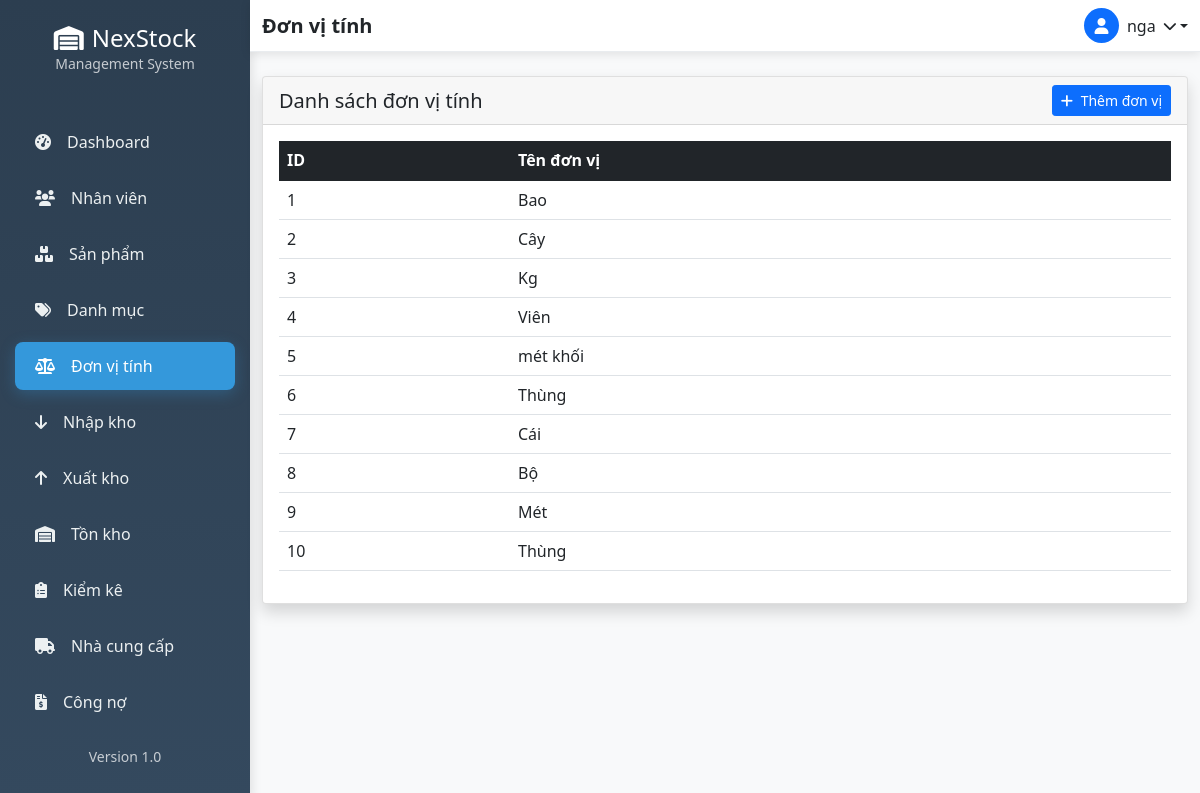
Page /san-pham/units/ (signed in) on the committed database.
### accounts/models.py (models this page shows, shortened)
class NguoiDung(AbstractUser):
    ho_ten = models.CharField(max_length=100, blank=True)
    vai_tro = models.CharField(max_length=20, choices=[
        ('admin', 'Quản trị viên'),
        ('manager', 'Quản lý'),
        ('staff', 'Nhân viên'),
    ], default='staff')
    trang_thai = models.BooleanField(default=True)

### products/models.py (models this page shows, shortened)
class DonViTinh(models.Model):
    ten_don_vi = models.CharField(max_length=50)
    mo_ta = models.TextField(blank=True, null=True)
    trang_thai = models.BooleanField(default=True)
    class Meta:
        verbose_name = "Đơn vị tính"
        verbose_name_plural = "Đơn vị tính"

### products/views.py (the view)
# urls.py: path('units/', views.unit_list, name='unit_list'),
@login_required
def unit_list(request):
    units = DonViTinh.objects.all()  # ← Lấy thật từ DB
    return render(request, 'products/unit_list.html', {'units': units})

### templates/products/unit_list.html (shortened to what this page needs)
{% extends 'base.html' %}
{% block page_title %}Đơn vị tính{% endblock %}
{% block content %}
<div class="card shadow">
  <div class="card-header d-flex justify-content-between align-items-center">
    <h5 class="card-title mb-0">Danh sách đơn vị tính</h5>
    <a href="{% url 'unit_create' %}" class="btn btn-primary btn-sm">
      <i class="fas fa-plus me-1"></i> Thêm đơn vị
    </a>
  </div>
  <div class="card-body">
    <table class="table table-hover">
      <thead class="table-dark">
        <tr>
          <th>ID</th>
          <th>Tên đơn vị</th>
        </tr>
      </thead>
      <tbody>
        {% for u in units %}
        <tr>
          <td>{{ u.id }}</td>
          <td>{{ u.ten_don_vi }}</td>
        </tr>
        {% endfor %}
      </tbody>
    </table>
  </div>
</div>
{% endblock %}

### templates/base.html (shortened to what this page needs)
{% load static %}
<html lang="vi">
<head>
    <link href="https://cdn.jsdelivr.net/npm/bootstrap@5.1.3/dist/css/bootstrap.min.css" rel="stylesheet">
    <link rel="stylesheet" href="https://cdnjs.cloudflare.com/ajax/libs/font-awesome/6.0.0/css/all.min.css">
</head>
<body>
{% if user.is_authenticated %}
<div class="d-flex">
    <div class="sidebar">
        <div class="sidebar-header text-center py-4">
            <h4 class="text-white mb-0">
                <i class="fas fa-warehouse me-2"></i>NexStock
            </h4>
            <small class="text-light opacity-75">Management System</small>
        </div>
        <nav class="nav flex-column mt-3">
            <a class="nav-link {% if request.resolver_match.url_name == 'dashboard' %}active{% endif %}"
               href="{% url 'dashboard' %}">
                <i class="fas fa-tachometer-alt me-3"></i>Dashboard
            </a>
            <a class="nav-link {% if 'nhan-vien' in request.path %}active{% endif %}"
               href="{% url 'danh_sach_nhan_vien' %}">
                <i class="fas fa-users me-3"></i>Nhân viên
            </a>
            <a class="nav-link {% if 'product' in request.path %}active{% endif %}"
               href="{% url 'product_list' %}">
                <i class="fas fa-boxes me-3"></i>Sản phẩm
            </a>
            <a class="nav-link {% if 'category' in request.path %}active{% endif %}"
               href="{% url 'category_list' %}">
                <i class="fas fa-tags me-3"></i>Danh mục
            </a>
            <a class="nav-link {% if 'unit' in request.path %}active{% endif %}"
               href="{% url 'unit_list' %}">
                <i class="fas fa-balance-scale me-3"></i>Đơn vị tính
            </a>
            <a class="nav-link {% if 'nhap' in request.path %}active{% endif %}"
               href="{% url 'inventory:danh_sach_nhap' %}">
                <i class="fas fa-arrow-down me-3"></i>Nhập kho
            </a>
            <a class="nav-link {% if 'xuat' in request.path %}active{% endif %}"
               href="{% url 'inventory:danh_sach_xuat' %}">
                <i class="fas fa-arrow-up me-3"></i>Xuất kho
            </a>
            <a class="nav-link {% if 'ton-kho' in request.path %}active{% endif %}"
               href="{% url 'inventory:chi_tiet_ton_kho' kho_id=1 %}">
                <i class="fas fa-warehouse me-3"></i>Tồn kho
            </a>
            <a class="nav-link {% if 'kiem-ke' in request.path %}active{% endif %}"
               href="{% url 'inventory:danh_sach_kiem_ke' %}">
                <i class="fas fa-clipboard-list me-3"></i>Kiểm kê
            </a>
            <a class="nav-link" href="/doi-tac/nha-cung-cap/">
                <i class="fas fa-truck me-3"></i>Nhà cung cấp
            </a>
            <a class="nav-link {% if 'debt' in request.path %}active{% endif %}"
               href="{% url 'debt:congno_list' %}">
                <i class="fas fa-file-invoice-dollar me-3"></i>Công nợ
            </a>
        </nav>
        <div class="sidebar-footer mt-auto p-3 text-center">
            <small class="text-light opacity-75">Version 1.0</small>
        </div>
    </div>
    <div class="main-content flex-grow-1">
        <nav class="navbar navbar-custom navbar-expand-lg">
            <div class="container-fluid d-flex justify-content-between">
                <h5 class="mb-0 fw-bold">{% block page_title %}Dashboard{% endblock %}</h5>
                <div class="dropdown">
                    <a href="#" class="dropdown-toggle text-dark text-decoration-none d-flex align-items-center"
                       id="userDropdown" data-bs-toggle="dropdown" aria-expanded="false">
                        <div class="bg-primary rounded-circle d-flex align-items-center justify-content-center me-2"
                             style="width: 35px; height: 35px;">
                            <i class="fas fa-user text-white"></i>
                        </div>
                        <span class="me-2">{{ user.username }}</span>
                        <i class="fas fa-chevron-down small"></i>
                    </a>
                </div>
            </div>
        </nav>
        <div class="container-fluid py-4">
            {% block content %}{% endblock %}
        </div>
    </div>
</div>
{% else %}
<div class="auth-wrapper">
    {% block auth_content %}{% endblock %}
</div>
{% endif %}
</body>
</html>

### templates/base.html (style rules this page uses)
:root { --primary-color: #2c3e50; --secondary-color: #34495e; --accent-color: #3498db; --sidebar-width: 250px; }
.sidebar { background: linear-gradient(180deg, var(--primary-color) 0%, var(--secondary-color) 100%); min-height: 100vh; width: var(--sidebar-width); position: fixed; left: 0; top: 0; box-shadow: 2px 0 10px rgba(0,0,0,0.1); }
.sidebar .nav-link { color: #ecf0f1; padding: 12px 20px; border-radius: 8px; margin: 4px 15px; transition: all 0.3s ease; font-weight: 500; }
.sidebar .nav-link.active { background-color: var(--accent-color); color: #ffffff; box-shadow: 0 4px 15px rgba(52, 152, 219, 0.3); }
.main-content { margin-left: var(--sidebar-width); min-height: 100vh; background-color: #f8f9fa; }
.navbar-custom { background: white !important; box-shadow: 0 2px 10px rgba(0,0,0,0.1); border-bottom: 1px solid #e9ecef; }

### rows in the picture
NguoiDung: username "nga"
DonViTinh: id "1", ten_don_vi "Bao"
DonViTinh: id "2", ten_don_vi "Cây"
DonViTinh: id "3", ten_don_vi "Kg"
DonViTinh: id "4", ten_don_vi "Viên"
DonViTinh: id "5", ten_don_vi "mét khối"
DonViTinh: id "6", ten_don_vi "Thùng"
DonViTinh: id "7", ten_don_vi "Cái"
DonViTinh: id "8", ten_don_vi "Bộ"
DonViTinh: id "9", ten_don_vi "Mét"
DonViTinh: id "10", ten_don_vi "Thùng"
